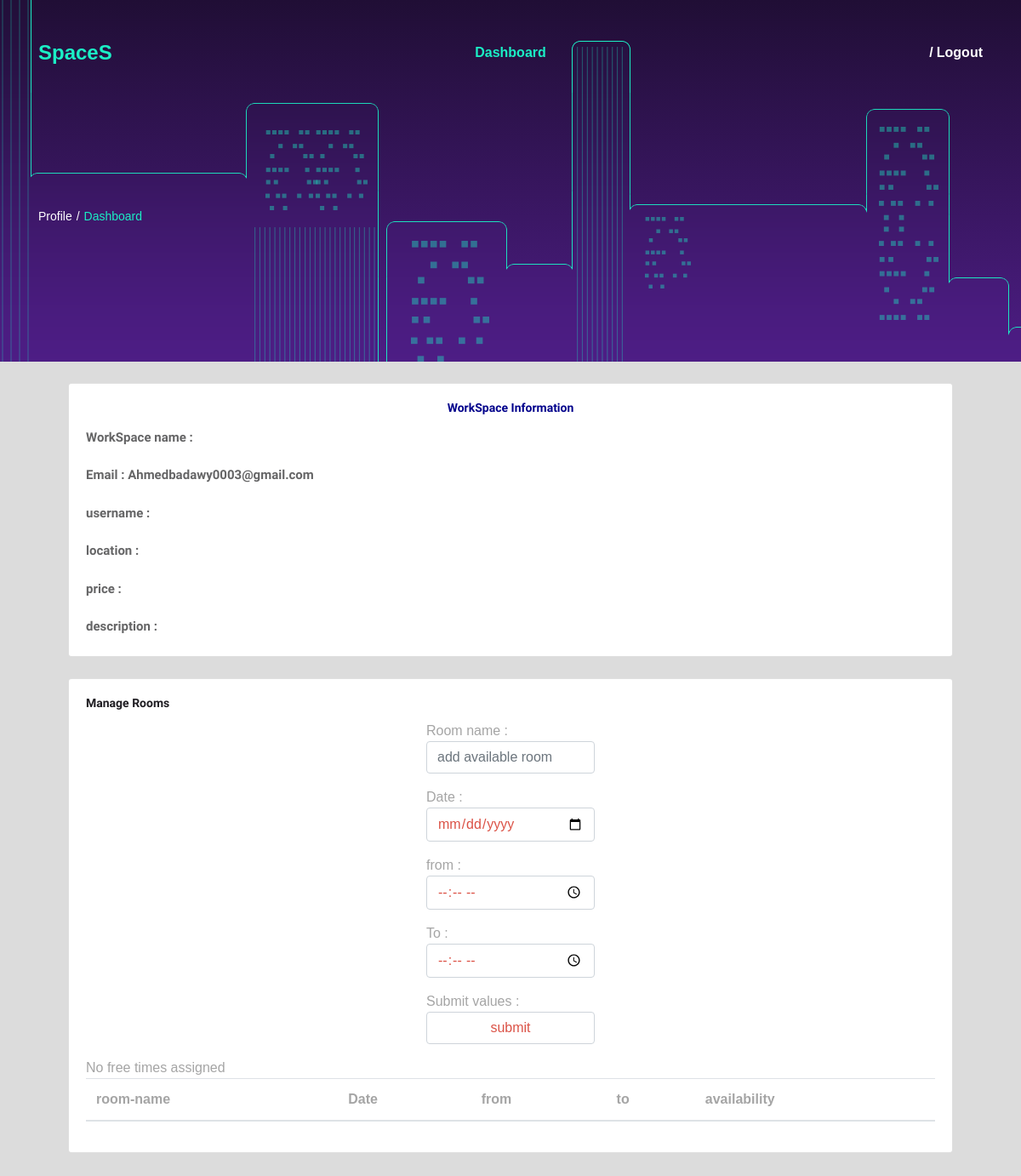
/WSpaceProfile.php, run on an earlier commit of the app's database.
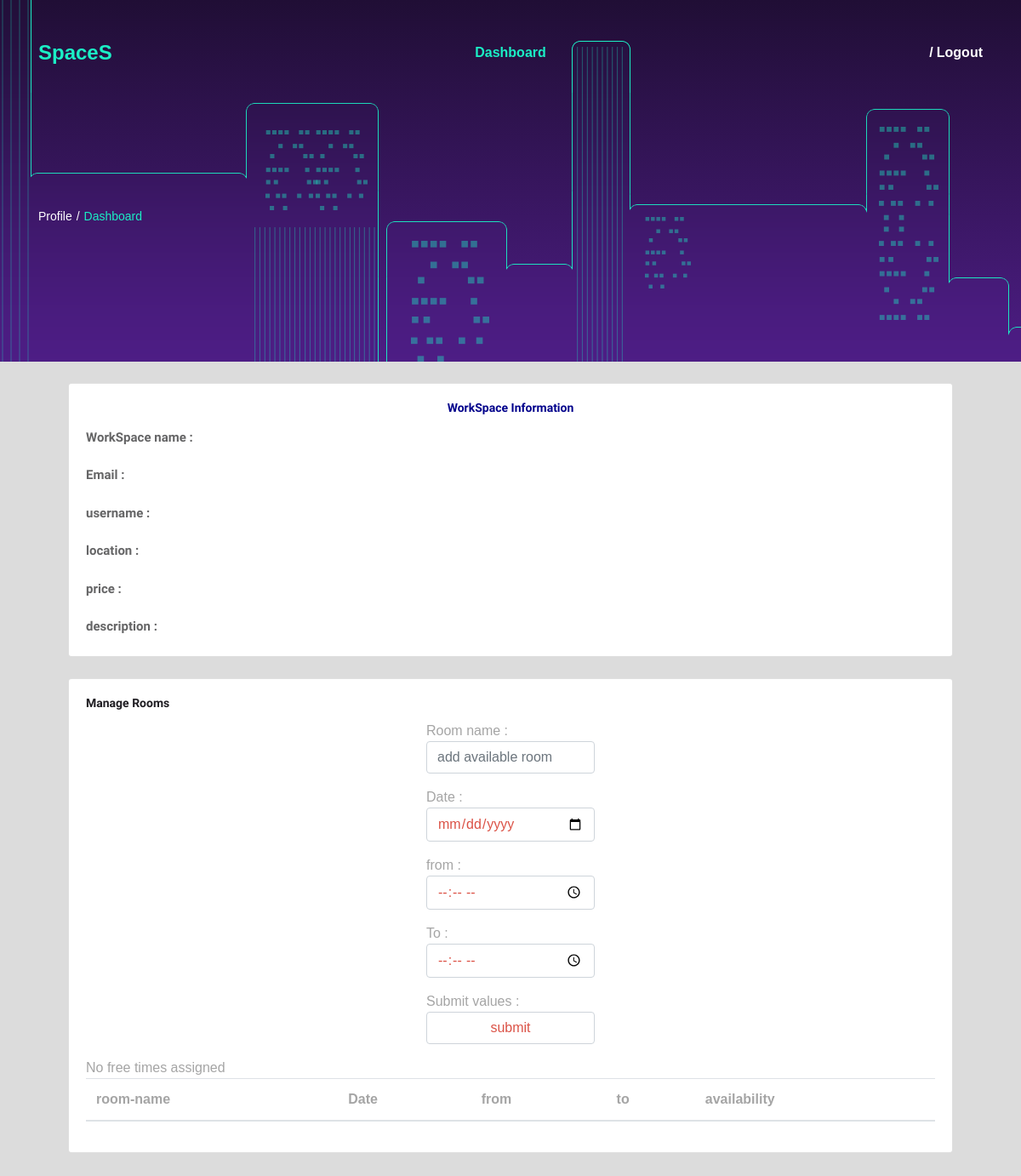
And on a later commit of the database.
### tables this page shows
CREATE TABLE `workspaces` (
  `id` int(11) NOT NULL,
  `name` varchar(255) NOT NULL,
  `email` varchar(255) NOT NULL,
  `password` varchar(255) NOT NULL,
  `Username` varchar(255) NOT NULL,
  `groupid` int(11) NOT NULL,
  `description` varchar(255) DEFAULT NULL,
  `location` varchar(255) DEFAULT NULL,
  `price` varchar(255) DEFAULT NULL,
  `regstatus` int(11) DEFAULT NULL
);

### classes/Connect.php (called while the page is built, shortened)
<?php
class connection
{
	public function Connect()
	{
	  $this->Servename = "localhost";
	  $this->username = "root";
	  $this->password  = "";
	  $this->dbname = "spaces";
	  $conn = new mysqli($this->Servename , $this->username , $this->password , $this->dbname);
	  if ($conn->connect_error) {
    	printf("Connect failed: %s\n", $conn->connect_error);
    	exit();
    }
	    else
	    {
	    	return $conn;
	    }
	}
}
?>

### classes/Session.php (called while the page is built, shortened)
<?php
include_once('connect.php');
class session extends connection
{
	public function retuningdata($sessionname)
	{
		$sql = "SELECT * FROM workspaces WHERE Username = '$sessionname'";
	    $result = $this->Connect()->query($sql);
	    $numrows = $result->num_rows;
	    if($numrows > 0)
	  {
	  	$row = $result->fetch_assoc();
	  	return $row;
	  }
	  else
	  {
	  	return false ;
	  }
	}
}
?>

### WSpaceProfile.php (the view, shortened to what the changed rows need)
<?php
include_once ('classes/session.php');
$collector = new  session();
$data = $collector->retuningdata($_SESSION['admin']);
?>
<!DOCTYPE html>
<html lang="en">
<head>
<link rel="stylesheet" type="text/css" href="styles/bootstrap-4.1.2/bootstrap.min.css">
<link href="plugins/font-awesome-4.7.0/css/font-awesome.min.css" rel="stylesheet" type="text/css">
<link rel="stylesheet" type="text/css" href="plugins/OwlCarousel2-2.2.1/owl.carousel.css">
<link rel="stylesheet" type="text/css" href="plugins/OwlCarousel2-2.2.1/owl.theme.default.css">
<link rel="stylesheet" type="text/css" href="plugins/OwlCarousel2-2.2.1/animate.css">
<link rel="stylesheet" type="text/css" href="styles/blog.css">
<link rel="stylesheet" type="text/css" href="styles/blog_responsive.css">
<link rel="stylesheet" type="text/css" href="styles/workspace.css" >
    <link rel="stylesheet" href="https://cdnjs.cloudflare.com/ajax/libs/font-awesome/4.7.0/css/font-awesome.min.css">
    <link href="http://maxcdn.bootstrapcdn.com/font-awesome/4.2.0/css/font-awesome.min.css" rel="stylesheet">
    <link href="assets/css/pe-icon-7-stroke.css" rel="stylesheet" />
</head>
<body>
<div class="super_container">
<div class="card" style="margin-top: 25px; margin-right: 80px; margin-left: 80px ; margin-bottom: 25px;">
    <div class="card-body">
      <h5 class="card-title" style="text-align: center; color: darkblue">WorkSpace Information</h5>
      <p class="card-text" style="font-weight: bold;"><?php echo "WorkSpace name : " . $data['name']; ?></p>
      <p class="card-text" style="font-weight: bold;"><?php echo "Email : " . $data['email']; ?></p>
      <p class="card-text" style="font-weight: bold;"><?php echo "username : " . $data['Username']; ?></p>
      <p class="card-text" style="font-weight: bold;"><?php echo "location : " . $data['location']; ?></p>
      <p class="card-text" style="font-weight: bold;"><?php echo "price : " . $data['price']; ?></p>
      <p class="card-text" style="font-weight: bold;"><?php echo "description : " . $data['description']; ?></p>
  </div>
</div>
<div class="card" style="margin-top: 25px; margin-right: 80px; margin-left: 80px ; margin-bottom: 25px;">
    <div class="card-body">
       <table class="table table-striped">
        <thead>
        <tr>
          <th scope="col">room-name</th>
          <th scope="col">Date</th>
          <th scope="col">from</th>
          <th scope="col">to</th>
          <th scope="col">availability</th>
        </tr>
    </thead>
        </table>
  </div>
</div>
		</div>
</body>
</html>

What changed in the data, as far as the page shows it:
no longer on this page (row edited): workspaces: email "Ahmedbadawy0003@gmail.com"
